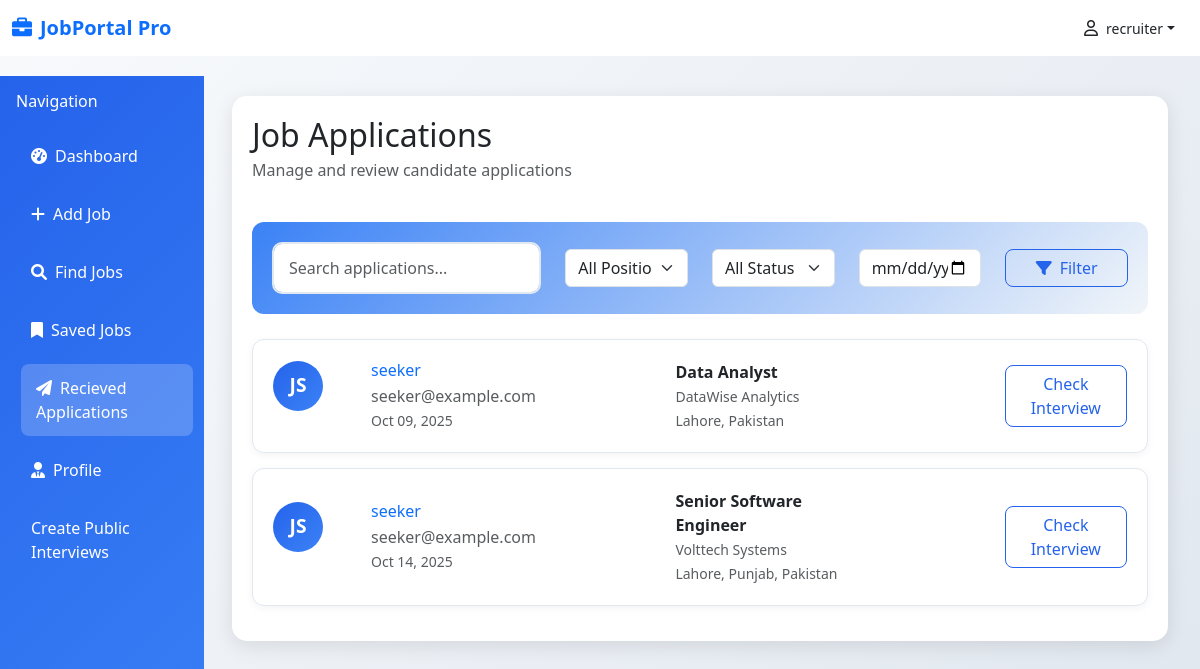
Screenshot of /get-applicant (signed in) with the database file from the repository.
### database/models.py (models this page shows)
class User(Base):
    __tablename__ = "users"
    id = Column(Integer(), primary_key=True)
    name = Column(String(256), nullable=False)
    email = Column(String(256), nullable=False)
    password = Column(String(256), nullable=False)
    is_recruiter = Column(Boolean, default=False)

class Applicant(Base):
    __tablename__="applicants"
    id = Column(Integer(), primary_key=True)
    number = Column(String(256), nullable=False)
    email = Column(String(256), nullable=True)
    address = Column(String(256), nullable=False)
    applicant = Column(Integer(), ForeignKey('users.id'))
    applied_for = Column(Integer(), ForeignKey('job.id'))
    applied_time = Column(DateTime, default = datetime.utcnow)
    interview_time = Column(DateTime, nullable=True)
    resume = Column(String(256), nullable=False)
    status = Column(String(256), nullable=False, default="pending")
    user = relationship("User", backref=backref("applicants", cascade='all, delete-orphan'))
    job = relationship("Job", backref=backref("applicants", cascade='all, delete-orphan'))

class Job(Base):
    __tablename__ = "job"
    id = Column(Integer, primary_key=True, index=True)
    link = Column(String, nullable=True)
    logo = Column(String, nullable=True)
    title = Column(String, nullable=False)
    company = Column(String, nullable=True)
    location = Column(String, nullable=True)
    salary = Column(String, nullable=True)
    description = Column(Text, nullable=True)
    responsibilities = Column(Text, nullable=True)
    requirements = Column(Text, nullable=True)
    skills = Column(JSON, nullable=True)
    seniority_level = Column(String, nullable=True)
    employment_type = Column(String, nullable=True)
    job_function = Column(String, nullable=True)
    industry = Column(String, nullable=True)
    posted_on = Column(String, nullable=True)
    source = Column(String, nullable=False)
    created_at = Column(DateTime, default=datetime.utcnow)
    user_id = Column(Integer(), ForeignKey('users.id'))
    user = relationship("User", backref=backref("job", cascade='all, delete-orphan'))

### apps/dashboard/dashboard.py (the view)
@dashboard_router.get("/get-applicant", response_model=List[ApplicantResponse])
async def get_applicants(
    request:Request,
    db:Session=Depends(get_db),
    current_user=Depends(get_current_user)
):
    if current_user.is_recruiter:
        jobs = db.query(Job.id).filter_by(user_id=current_user.id).subquery()
        applicants = db.query(Applicant).filter(Applicant.applied_for.in_(jobs)).all()
        return templates.TemplateResponse("getapplicants.html", {"current_user":current_user, "request":request, "applicants":applicants})

### templates/getapplicants.html (shortened to what this page needs)
{% extends 'base.html' %}
{% block csslink %}
<link rel="stylesheet" href="{{ url_for('static', path='css/getapplicants.css') }}">
{% endblock %}
{% block content %}
    <div class="col-md-10">
        <div class="main-content">
            <div class="d-flex justify-content-between align-items-center mb-4">
                <div>
                    <h2 class="mb-1">Job Applications</h2>
                    <p class="text-muted">Manage and review candidate applications</p>
                </div>
            </div>
            <div class="filter-card">
                <div class="row align-items-center">
                    <div class="col-md-4">
                        <input type="text" class="form-control search-box" placeholder="Search applications...">
                    </div>
                    <div class="col-md-2">
                        <select class="form-select">
                            <option>All Positions</option>
                        </select>
                    </div>
                    <div class="col-md-2">
                        <select class="form-select">
                            <option>All Status</option>
                        </select>
                    </div>
                    <div class="col-md-2">
                        <input type="date" class="form-control">
                    </div>
                    <div class="col-md-2">
                        <button class="btn btn-outline-primary w-100">
                            <i class="fas fa-filter me-2"></i>Filter
                        </button>
                    </div>
                </div>
            </div>
            <div class="applications-list">
                {% for applicant in applicants %}
                <div class="application-card">
                    <div class="row align-items-center d-flex justify-content-between">
                        <a href="{{url_for('applicant_detail', applicant_id=applicant.id)}}" class="text-decoration-none col-md-4 d-flex">
                            <div class="applicant-avatar me-5">JS</div>
                            <div>
                                <h6 class="mb-1"> {{applicant.user.name}} </h6>
                                <p class="text-muted mb-0"> {{applicant.user.email}} </p>
                                <small class="text-muted"> {{applicant.applied_time.strftime("%b %d, %Y")}} </small>
                            </div>
                        </a>
                        <div class="col-md-3">
                            <strong>{{applicant.job.title}}</strong><br>
                            <small class="text-muted"> {{applicant.job.company}} </small><br>
                            <small class="text-muted"> {{applicant.job.location}} </small>
                        </div>
                        <div class="col-md-2">
                            <a href="{{url_for('get_applicant_interview_results', applicant_id=applicant.id)}}" class="btn btn-outline-primary">Check Interview</a>
                        </div>
                    </div>
                </div>
                {% endfor %}
            </div>
        </div>
    </div>
{% endblock %}

### templates/base.html (shortened to what this page needs)
<!DOCTYPE html>
<html lang="en">
<head>
    <link href="https://cdn.jsdelivr.net/npm/bootstrap@5.3.0/dist/css/bootstrap.min.css" rel="stylesheet">
    <link href="https://cdnjs.cloudflare.com/ajax/libs/font-awesome/6.0.0/css/all.min.css" rel="stylesheet">
    {% block csslink %} {% endblock %}
    <link rel="stylesheet" href="{{ url_for('static', path='css/base.css') }}">
</head>
<body>
    <nav class="navbar navbar-expand-lg navbar-light bg-white fixed-top">
        <div class="container-fluid">
            <a class="navbar-brand fw-bold text-primary" href=" {{url_for('dashboard')}} ">
                <i class="fas fa-briefcase me-2"></i>JobPortal Pro
            </a>
            <div class="d-flex align-items-center">
                <div class="dropdown">
                    <button
                    class="btn text-dark dropdown-toggle d-flex align-items-center"
                    type="button"
                    id="userDropdown"
                    data-bs-toggle="dropdown"
                    aria-expanded="false">
                    <i class="fa-regular fa-user me-2"></i>
                    <small>{{ current_user.name }}</small>
                    </button>
                </div>
                </div>
        </div>
    </nav>
    <div class="container-fluid" style="margin-top: 76px;">
        <div class="row">
            <div class="col-md-3 col-lg-2 px-0">
                <div class="sidebar">
                    <div class="p-3">
                        <h6 class="text-white mb-3">Navigation</h6>
                        <nav class="nav flex-column">
                            <a class="nav-link {% if request.url.path == '/dashboard' %}active{% endif %}" href=" {{url_for('dashboard')}} "><i class="fas fa-tachometer-alt me-2"></i>Dashboard</a>
                            {% if current_user.is_recruiter %}
                            <a class="nav-link {% if request.url.path=='/add-job' %}active{% endif %}" href=" {{url_for('add_job')}} "><i class="fas fa-plus me-2"></i>Add Job</a>
                            {% endif %}
                            <a class="nav-link {% if request.url.path=='/search' %}active{% endif %}" href="{{url_for('get_search')}}"><i class="fas fa-search me-2"></i>Find Jobs</a>
                            <a class="nav-link {% if request.url.path=='/saved-job' %}active{% endif %}" href=" {{url_for('saved_job')}} "><i class="fas fa-bookmark me-2"></i>Saved Jobs</a>
                            {% if current_user.is_recruiter %}
                            <a class="nav-link {% if request.url.path=='/get-applicant' %}active{% endif %}" href=" {{url_for('get_applicants')}} "><i class="fas fa-paper-plane me-2"></i>Recieved Applications</a>
                            {% endif %}
                            <a class="nav-link {% if request.url.path=='/profile' %}active{% endif %}" href="{{url_for('get_profile')}}"><i class="fas fa-user-tie me-2"></i>Profile</a>
                            {% if current_user.is_recruiter %}
                            <a class="nav-link {% if request.url.path=='/recruiter-public-interview' %}active{% endif %}" href=" {{url_for('recruiter_public_interview')}} ">Create Public Interviews</a>
                            {% endif %}
                        </nav>
                    </div>
                </div>
            </div>
            {% block content %} {% endblock %}
        </div>
    </div>
</body>
</html>

### static/css/getapplicants.css (style rules this page uses)
:root { --primary-blue: #2563eb; --secondary-blue: #3b82f6; --light-blue: #dbeafe; --dark-blue: #1e40af; }
body { background: linear-gradient(135deg, #f8fafc 0%, #e2e8f0 100%); font-family: 'Segoe UI', Tahoma, Geneva, Verdana, sans-serif; }
.main-content { background: white; border-radius: 15px; box-shadow: 0 5px 20px rgba(0, 0, 0, 0.1); margin: 20px; padding: 30px; }
.filter-card { background: linear-gradient(135deg, var(--light-blue) 0%, #f1f5f9 100%); border: none; border-radius: 12px; padding: 20px; margin-bottom: 25px; }
.application-card { background: white; border: 1px solid #e2e8f0; border-radius: 12px; padding: 20px; margin-bottom: 15px; transition: all 0.3s ease; box-shadow: 0 2px 8px rgba(0, 0, 0, 0.05); }
.btn-outline-primary { border-color: var(--primary-blue); color: var(--primary-blue); border-radius: 8px; }
.applicant-avatar { width: 50px; height: 50px; border-radius: 50%; background: linear-gradient(135deg, var(--primary-blue) 0%, var(--secondary-blue) 100%); display: flex; align-items: center; justify-content: center; color: white; font-weight: bold; font-size: 1.2rem; }
.search-box { border: 2px solid #e2e8f0; border-radius: 10px; padding: 12px 15px; transition: all 0.3s ease; }

### static/css/base.css (style rules this page uses)
:root { --primary-blue: #2563eb; --light-blue: #3b82f6; --dark-blue: #1e40af; --bg-blue: #eff6ff; }
body { background-color: #f8fafc; font-family: 'Segoe UI', Tahoma, Geneva, Verdana, sans-serif; }
.sidebar { background: linear-gradient(135deg, var(--primary-blue), var(--light-blue)); min-height: 100vh; position: fixed; width: 17%; }
.sidebar .nav-link { color: white; padding: 12px 15px; margin: 5px 0; border-radius: 8px; transition: all 0.3s ease; }
.sidebar .nav-link:hover, .sidebar .nav-link.active { background-color: rgba(255,255,255,0.2); color: white; transform: translateX(5px); }
.main-content { padding: 20px; }

### rows the page displays
User: name "recruiter"
Applicant: user.name "seeker", user.email "seeker@example.com", applied_time "Oct 09, 2025", job "Data Analyst", job.company "DataWise Analytics", job.location "Lahore, Pakistan"
Applicant: user.name "seeker", user.email "seeker@example.com", applied_time "Oct 14, 2025", job "Senior Software Engineer", job.company "Volttech Systems", job.location "Lahore, Punjab, Pakistan"
